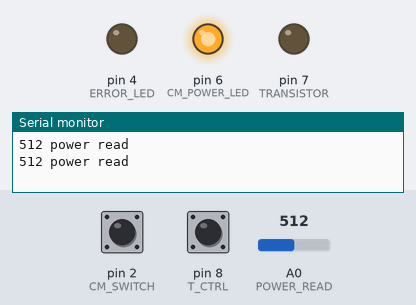
A sketch run on a simulated Arduino Mega 2560, built with avr-gcc and run on an emulated ATmega2560. Parts: output pins drawn as LEDs (lit = HIGH), the last lines printed to the serial monitor. Dashed ring = blinking. The test bench sets the inputs (shaded band); at power-on: pin 2 (CM_SWITCH) LOW, pin 8 (T_CTRL) LOW, A0 (POWER_READ) = 512. Pins used as bus, display or sensor lines are not drawn.

Above: at 1.2 s.
1.3 s: pin 2 (CM_SWITCH) pulled HIGH for 0.15 s
At 2.5 s:
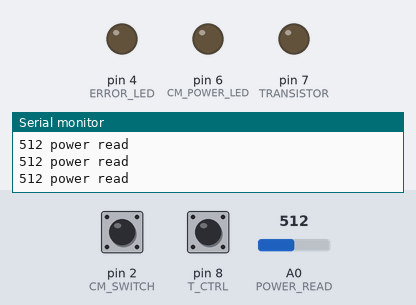
2.9 s: pin 2 (CM_SWITCH) pulled HIGH for 1 s
At 5.0 s:
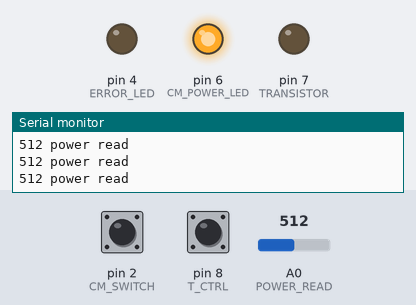
5.4 s: pin 2 (CM_SWITCH) pulled HIGH for 3.2 s
At 9.7 s:
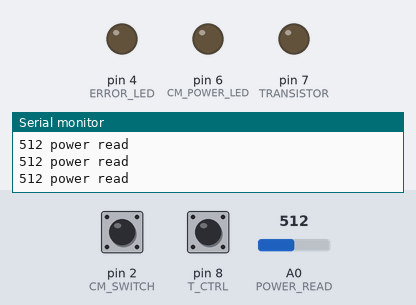
10.1 s: pin 8 (T_CTRL) pulsed HIGH 2 times (0.12 s each, 0.3 s apart)
At 10.33 s:
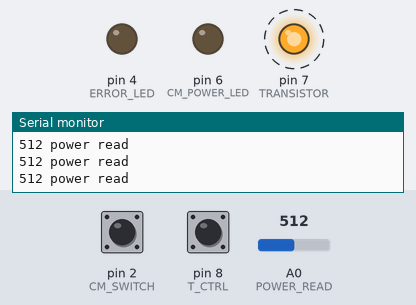
Timing chart, 0 to 13.1 s (numbered marks = the images above; inputs shaded):
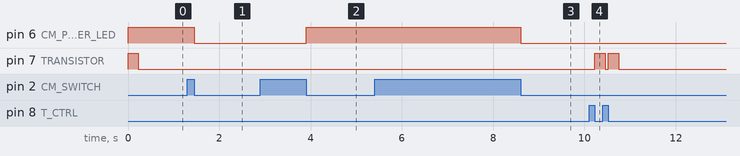

Measured:
- after the input at 1.3 s, pin 6 (CM_POWER_LED): HIGH → LOW after 0.15 s
- after the input at 2.9 s, pin 6 (CM_POWER_LED): LOW → HIGH after 1.0 s
- after the input at 5.4 s, pin 6 (CM_POWER_LED): HIGH → LOW after 3.2 s
- after the input at 10.1 s, pin 7 (TRANSISTOR): alternates HIGH for 0.23 s and LOW for 0.07 s, 4 changes in all, then stays LOW, starting after 0.12 s

The sketch:

coffeemaker.ino
```cpp
/*
 * Circuit to test coffee maker control
 */

#define ERROR_LED 4
#define LOG_DELAY 1000

#define CM_SWITCH 2
#define CM_POWER_LED 6
#define PIN_DELAY 50

#define TRANSISTOR 7
#define T_CTRL 8
#define T_HOLD 200

#define POWER_READ 0
#define POWER_READ_T 300
#define POWER_DETECT 10


int cm_switch_val = HIGH;
int cm_switch_cur = LOW;
int cm_switch_delay = 0;

int t_ctrl_val = HIGH;
int t_ctrl_cur = LOW;
int t_ctrl_delay = 0;

boolean cm_power = false;
boolean t_power = false;
int t_time = 0;

int power_read = 0;

int log_time = 0;

void setup() {
  Serial.begin(9600);
  pinMode(ERROR_LED, OUTPUT);
  pinMode(CM_POWER_LED, OUTPUT);
  pinMode(CM_SWITCH, INPUT);
  pinMode(T_CTRL, INPUT);
  pinMode(TRANSISTOR, OUTPUT);
  digitalWrite(TRANSISTOR, LOW);

  pinMode(POWER_DETECT, OUTPUT);
}

/*
 * Generic function to switch LED state from on to off and off to on
 */
void switchLED(int pin) {
  int val = digitalRead(pin);
  if (val == 0) {
    digitalWrite(pin, HIGH);
  } else {
    digitalWrite(pin, LOW);
  }
}

/*
 * Toggle power of the coffee maker
 * Reads power led to ensure it matches internal state
 * Turns on or off coffee maker depending on previous state
 * If there is an issue with the state, the error led turns on
 */
void toggleCMPower() {
  int val = digitalRead(CM_POWER_LED);
  if ((cm_power == true && val == HIGH)
      || (cm_power == false && val == LOW)) {
    cm_power = !cm_power;
    switchLED(CM_POWER_LED);
  } else {
    digitalWrite(ERROR_LED, HIGH);
  }
}

/*
 * Verify transistor power should be called as part of main loop
 * When the transistor is blipped the power state is turned on and
 * a counter is set to determine how long the transistor should
 * stay powered on. Verify transistor power will decrement the
 * counter and eventually turn off the transistor after it has been
 * held high, long enough for the coffee maker to be powered on.
 */
void verifyTransistorPower() {
  int val = digitalRead(TRANSISTOR);
  if (t_power == true && val == HIGH) {
    if (t_time == 0) {
      t_power = false;
      digitalWrite(TRANSISTOR, LOW);
    } else {
      t_time--;
    }
  } else if (t_power == true && val == LOW) {
    t_time = T_HOLD;
    digitalWrite(TRANSISTOR, HIGH);
  } else if (t_power == false && val == HIGH) {
    digitalWrite(ERROR_LED, HIGH);
  }
}

/*
 * Blimp transistor simply sets state so that on the next iteration of
 * the main loop, the verify transistor power function can turn on the
 * transistor.
 */
void blipTransistor() {
  if (t_power == true) { return; }
  t_power = true;
}

/*
 * Logic for handling button state.
 * Delays prevent multiple button presses actions from occuring for a
 * single long press of the button.
 */
void toggleButtons() {
  if (((cm_switch_cur = digitalRead(CM_SWITCH)) == LOW)
      && (cm_switch_cur != cm_switch_val)
      && (cm_switch_delay == 0)) {
    //Serial.println("CM_SWITCH pressed");
    cm_switch_val = cm_switch_cur;
    cm_switch_delay = PIN_DELAY;
    toggleCMPower();
  } else if (cm_switch_cur == HIGH) {
    cm_switch_val = HIGH;
  }

  if (((t_ctrl_cur = digitalRead(T_CTRL)) == LOW)
      && (t_ctrl_cur != t_ctrl_val)
      && (t_ctrl_delay == 0)) {
    //Serial.println("T_CTRL pressed");
    t_ctrl_val = t_ctrl_cur;
    t_ctrl_delay = PIN_DELAY;
    blipTransistor();
  } else if (t_ctrl_cur == HIGH) {
    t_ctrl_val = HIGH;
  }

  if (cm_switch_delay != 0) { cm_switch_delay--; }
  if (t_ctrl_delay != 0) { t_ctrl_delay--; }
}

void detectPower() {
  if ((power_read = analogRead(POWER_READ)) > POWER_READ_T) {
    digitalWrite(POWER_DETECT, HIGH);
  } else {
    digitalWrite(POWER_DETECT, LOW);
  }
  if (log_time == 0) {
    Serial.print(power_read);
    Serial.println(" power read");
  }
}

/*
 * Toggle buttons will check the input buttons for changes
 * If a change in the button is detected, counters are set to prevent
 * multiple button press events from occuring for a single press.
 * If the transistor button is pressed then state is set so that the
 * transistor can be blipped. The verify transistor power will detect
 * state change and properly adjust transistor power and decrement
 * transistor time counter so the transistor will be blipped for the
 * correct amount of time.
 */
void loop() {
  toggleButtons();
  verifyTransistorPower();
  detectPower();
  if (log_time == 0) {
    log_time = LOG_DELAY;
  } else {
    log_time--;
  }
  delay(1);
}
```
